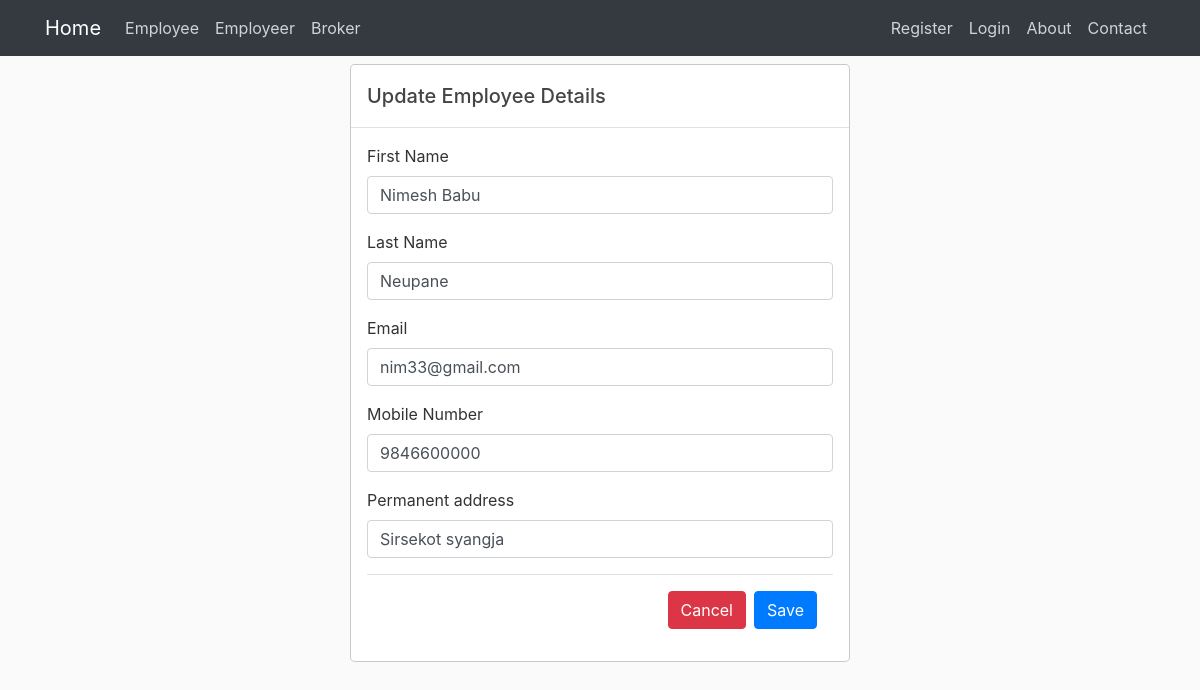
Page /employee_update/1/ on the committed database.
### employee/models.py (models this page shows)
class Employee(models.Model):
    first_name = models.CharField(max_length = 20)
    last_name = models.CharField(max_length = 20)
    email    = models.EmailField(max_length = 20)
    mobile = models.CharField(unique = True,max_length=10, validators=[RegexValidator(r'^\d{1,10}$')])
    address = models.CharField(max_length =30)

### employee/views.py (the view, shortened to what this page needs)
# urls.py: path('employee_update/<int:id>/',views.employee_update,name="employee-update"),
def employee_update(request,id):
    employee_obj = Employee.objects.get(id=id)
    context={
        'employee':employee_obj,
    }
    return render(request,'employee/employee_update.html',context)

### employee/templates/employee/employee_update.html (shortened to what this page needs)
{% extends 'base.html' %}
{% block main %}
    <form action="" method="POST">
      <div class="modal-dialog" role="document">
        <div class="modal-content">
          <div class="modal-header">
            <h5 class="modal-title" id="exampleModalLabel">Update Employee Details</h5>
          </div>
          <div class="modal-body">
              <div class="form-group">
                <label >First Name</label>
                <input type="text" class="form-control"  placeholder="First Name" name="first_name" value="{{employee.first_name}}">
              </div>
              <div class="form-group">
                <label >Last Name</label>
                <input type="text" class="form-control"  placeholder="Last Name" name="last_name" value="{{employee.last_name}}">
              </div>
              <div class="form-group">
                <label for="exampleInputEmail1">Email</label>
                <input type="email" class="form-control" id="exampleInputEmail1" aria-describedby="emailHelp" placeholder="eg: abc@gmail.com" name="email" value="{{employee.email}}">
              </div>
              <div class="form-group">
                <label >Mobile Number</label>
                <input type="text" class="form-control"  placeholder="phone number" name="mobile" value="{{employee.mobile}}">
              </div>
              <div class="form-group">
                <label >Permanent address</label>
                <input type="text" class="form-control"  placeholder="Address" name="address" value="{{employee.address}}">
              </div>
          <div class="modal-footer">
            <a class="btn btn-danger" href="{% url "employee-home" %}">Cancel</a>
            <button type="submit" class="btn btn-primary">Save</button>
          </div>
        </div>
      </div>
     </div>
    </form>
{% endblock %}

### static/css/main.css (style rules this page uses)
body { background: #fafafa; color: #333333; margin-top: 4rem; }
h1, h2, h3, h4, h5, h6 { color: #444444; }

### rows in the picture
Employee: first_name "Nimesh Babu", last_name "Neupane", email "nim33@gmail.com", mobile "9846600000", address "Sirsekot syangja"
